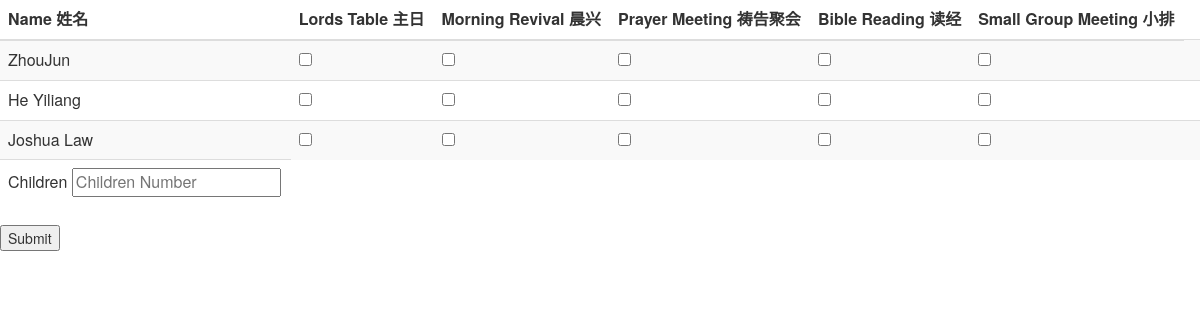
Before: /attandance/create/ with the older database file.
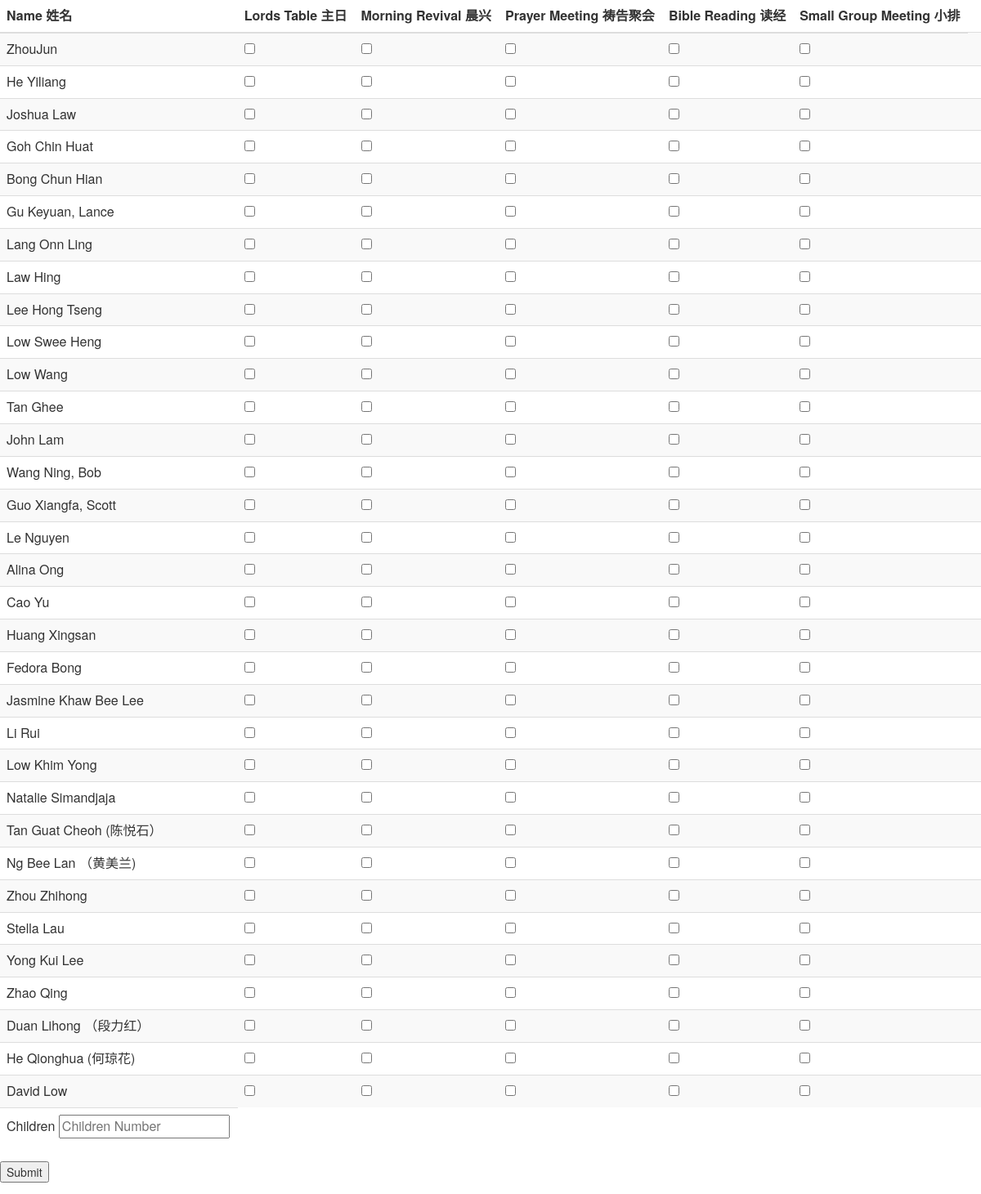
After: the same page with the newer database file.
### attandance/models.py (models this page shows, shortened)
class Member(models.Model):
    Member_ID = models.AutoField(primary_key=True)
    Name = models.CharField(max_length=50)
    Member_Type = models.CharField(max_length=1, choices=MemberType)
    Contact = models.CharField(max_length=50)
    Password = models.CharField(max_length=255)
    Create_Date = models.DateTimeField(auto_now_add=True)
    Status = models.BooleanField(default=True)
    class Meta:
        ordering = ('Create_Date',)

### attandance/views.py (the view)
def create(req):
    allMember = Member.objects.all()
    content = {"allMember":allMember}
    return render(req, 'attandance/create.html', content)

### attandance/templates/attandance/create.html (shortened to what this page needs)
{% load bootstrap3 %}
{% bootstrap_css %}
{% if allMember %}
    <form action="{% url 'saveall' %}" method="post">
        <table class="table table-striped table-sm">
            <thead class="thead-inverse">
                <th>Name 姓名</th>
                <th>Lords Table 主日</th>
                <th>Morning Revival 晨兴</th>
                <th>Prayer Meeting 祷告聚会</th>
                <th>Bible Reading 读经</th>
                <th>Small Group Meeting 小排</th>
            </thead>
        {% for member in allMember %}
            <tr>
                <td>
                    {{ member.Name }}
                </td>
                <td>
                    <input type="checkbox" name="{{ member.Member_ID}}LT" id="{{ member.Member_ID}}+LT">
                </td>
                <td>
                    <input type="checkbox" name="{{ member.Member_ID}}MR" id="{{ member.Member_ID}}MR">
                </td>
                <td>
                    <input type="checkbox" name="{{ member.Member_ID}}PM" id="{{ member.Member_ID}}PM">
                </td>
                <td>
                    <input type="checkbox" name="{{ member.Member_ID}}BR" id="{{ member.Member_ID}}BR">
                </td>
                <td>
                    <input type="checkbox" NAME="{{ member.Member_ID}}SG" id="{{ member.Member_ID}}SG">
                </td>
                <td>
                </td>
            </tr>
        {% endfor %}
        <tr>
            <td>Children <input type="text" name="childrenNum" placeholder="Children Number"
                                required="required"></td>
        </tr>
        </table>
    <button type="submit">Submit</button>
    </form>
{% endif %}

Changed rows visible on the page:
added Member: Name "Goh Chin Huat"
added Member: Name "Bong Chun Hian"
added Member: Name "Gu Keyuan, Lance"
added Member: Name "Lang Onn Ling"
added Member: Name "Law Hing"
added Member: Name "Lee Hong Tseng"
added Member: Name "Low Swee Heng"
added Member: Name "Low Wang"
added Member: Name "Tan Ghee"
added Member: Name "John Lam"
added Member: Name "Wang Ning, Bob"
added Member: Name "Guo Xiangfa, Scott"
added Member: Name "Le Nguyen"
added Member: Name "Alina Ong"
added Member: Name "Cao Yu"
added Member: Name "Huang Xingsan"
added Member: Name "Fedora Bong"
added Member: Name "Jasmine Khaw Bee Lee"
added Member: Name "Li Rui"
added Member: Name "Low Khim Yong"
added Member: Name "Natalie Simandjaja"
added Member: Name "Tan Guat Cheoh (陈悦石）"
added Member: Name "Ng Bee Lan （黄美兰)"
added Member: Name "Zhou Zhihong"
added Member: Name "Stella Lau"
added Member: Name "Yong Kui Lee"
added Member: Name "Zhao Qing"
added Member: Name "Duan Lihong （段力红）"
added Member: Name "He Qionghua (何琼花)"
added Member: Name "David Low"
